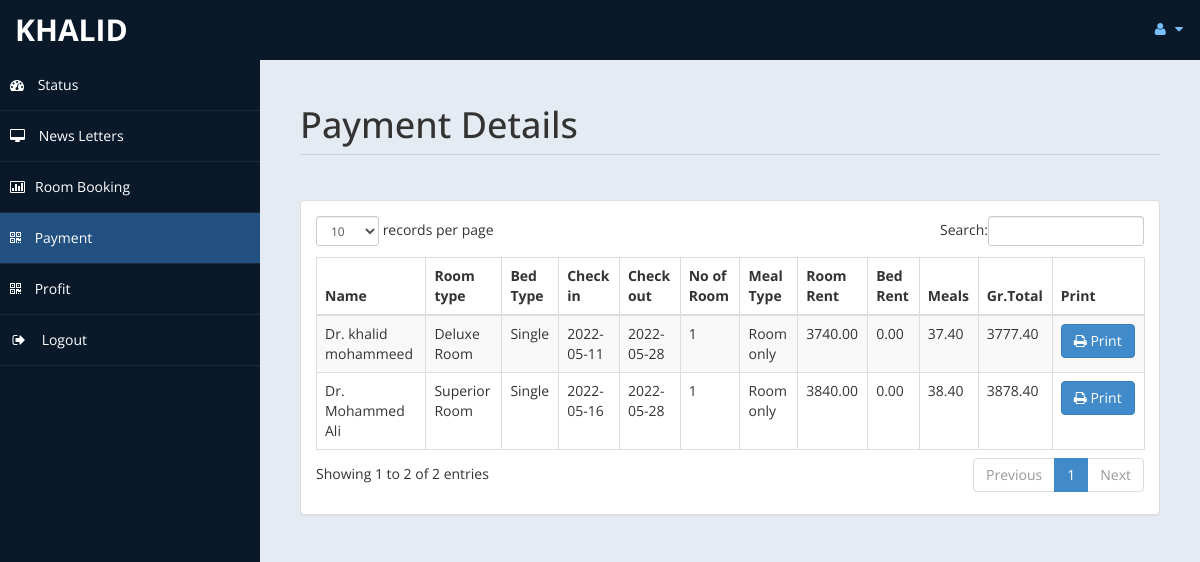
The app's page /admin/payment.php (signed in) with its own data.
### tables this page shows
CREATE TABLE `payment` (
  `id` int(11) DEFAULT NULL,
  `title` varchar(5) DEFAULT NULL,
  `fname` varchar(30) DEFAULT NULL,
  `lname` varchar(30) DEFAULT NULL,
  `troom` varchar(30) DEFAULT NULL,
  `tbed` varchar(30) DEFAULT NULL,
  `nroom` int(11) DEFAULT NULL,
  `cin` date DEFAULT NULL,
  `cout` date DEFAULT NULL,
  `ttot` double(8,2) DEFAULT NULL,
  `fintot` double(8,2) DEFAULT NULL,
  `mepr` double(8,2) DEFAULT NULL,
  `meal` varchar(30) DEFAULT NULL,
  `btot` double(8,2) DEFAULT NULL,
  `noofdays` int(11) DEFAULT NULL
);

### admin/payment.php (the view, shortened to what this page needs)
<!DOCTYPE html>
<html xmlns="http://www.w3.org/1999/xhtml">
<head>
    <link href="assets/css/bootstrap.css" rel="stylesheet" />
    <link href="assets/css/font-awesome.css" rel="stylesheet" />
    <link href="assets/css/custom-styles.css" rel="stylesheet" />
    <link href="assets/js/dataTables/dataTables.bootstrap.css" rel="stylesheet" />
</head>
<body>
    <div id="wrapper">
        <nav class="navbar navbar-default top-navbar" role="navigation">
            <div class="navbar-header">
                <a class="navbar-brand" href="home.php"><?php echo $_SESSION["user"]; ?> </a>
            </div>
            <ul class="nav navbar-top-links navbar-right">
                <li class="dropdown">
                    <a class="dropdown-toggle" data-toggle="dropdown" href="#" aria-expanded="false">
                        <i class="fa fa-user fa-fw"></i> <i class="fa fa-caret-down"></i>
                    </a>
                </li>
            </ul>
        </nav>
        <nav class="navbar-default navbar-side" role="navigation">
            <div class="sidebar-collapse">
                <ul class="nav" id="main-menu">
                    <li>
                        <a href="home.php"><i class="fa fa-dashboard"></i> Status</a>
                    </li>
                    <li>
                        <a  href="messages.php"><i class="fa fa-desktop"></i> News Letters</a>
                    </li>
					<li>
                        <a href="roombook.php"><i class="fa fa-bar-chart-o"></i>Room Booking</a>
                    </li>
                    <li>
                        <a class="active-menu" href="payment.php"><i class="fa fa-qrcode"></i> Payment</a>
                    </li>
                    <li>
                        <a  href="profit.php"><i class="fa fa-qrcode"></i> Profit</a>
                    </li>
                    <li>
                        <a href="logout.php" ><i class="fa fa-sign-out fa-fw"></i> Logout</a>
                    </li>
            </div>
        </nav>
        <div id="page-wrapper" >
            <div id="page-inner">
			 <div class="row">
                    <div class="col-md-12">
                        <h1 class="page-header">
                           Payment Details<small> </small>
                        </h1>
                    </div>
                </div>
            <div class="row">
                <div class="col-md-12">
                    <div class="panel panel-default">
                        <div class="panel-body">
                            <div class="table-responsive">
                                <table class="table table-striped table-bordered table-hover" id="dataTables-example">
                                    <thead>
                                        <tr>
                                            <th>Name</th>
											<th>Room type</th>
                                            <th>Bed Type</th>
                                            <th>Check in</th>
											<th>Check out</th>
											<th>No of Room</th>
											<th>Meal Type</th>
                                            <th>Room Rent</th>
											<th>Bed Rent</th>
											<th>Meals </th>
											<th>Gr.Total</th>
											<th>Print</th>
                                        </tr>
                                    </thead>
                                    <tbody>
									<?php
										include ('db.php');
										$sql="select * from payment";
										$re = mysqli_query($con,$sql);
										while($row = mysqli_fetch_array($re))
										{
											$id = $row['id'];
											if($id % 2 ==1 )
											{
												echo"<tr class='gradeC'>
													<td>".$row['title']." ".$row['fname']." ".$row['lname']."</td>
													<td>".$row['troom']."</td>
													<td>".$row['tbed']."</td>
													<td>".$row['cin']."</td>
													<td>".$row['cout']."</td>
													<td>".$row['nroom']."</td>
													<td>".$row['meal']."</td>
													<td>".$row['ttot']."</td>
													<td>".$row['mepr']."</td>
													<td>".$row['btot']."</td>
													<td>".$row['fintot']."</td>
													<td><a href=print.php?pid=".$id ." <button class='btn btn-primary'> <i class='fa fa-print' ></i> Print</button></td>
													</tr>";
											}
											else
											{
												echo"<tr class='gradeU'>
													<td>".$row['title']." ".$row['fname']." ".$row['lname']."</td>
													<td>".$row['troom']."</td>
													<td>".$row['tbed']."</td>
													<td>".$row['cin']."</td>
													<td>".$row['cout']."</td>
													<td>".$row['nroom']."</td>
													<td>".$row['meal']."</td>
													<td>".$row['ttot']."</td>
													<td>".$row['mepr']."</td>
													<td>".$row['btot']."</td>
													<td>".$row['fintot']."</td>
													<td><a href=print.php?pid=".$id ." <button class='btn btn-primary'> <i class='fa fa-print' ></i> Print</button></td>
													</tr>";
											}
										}
									?>
                                    </tbody>
                                </table>
                            </div>
                        </div>
                    </div>
                </div>
            </div>
                </div>
            </div>
    </div>
</body>
</html>

### admin/assets/css/custom-styles.css (style rules this page uses)
body { font-family: 'Open Sans', sans-serif; }
#wrapper { width: 100%; background:#09192A; }
#page-wrapper { padding: 15px 15px; min-height: 600px; background:#E5EBF2; }
#page-inner { width:100%; margin:10px 20px 10px 0px; background-color:transparent; padding:10px; min-height:1200px; }
h1, .h1, h2, .h2, h3, .h3 { margin-top: 7px; margin-bottom: -5px; }
.page-header { padding-bottom: 9px; margin: 10px 0 45px; border-bottom: 1px solid #C7D1DD; }
.top-navbar { margin:0px; }
.top-navbar .navbar-brand { color: #fff; width: 260px; text-align: left; height: 60px; font-size: 30px; font-weight: 700; text-transform: uppercase; line-height: 30px; }
.top-navbar .nav > li { position: relative; display: inline-block; }
.top-navbar .nav > li > a { position: relative; display: block; padding: 19px 15px; color: #77C0FD; }
.active-menu { background-color:#225081!important; }
.sidebar-collapse , .sidebar-collapse .nav { background:none; }
.sidebar-collapse .nav { padding:0; }
.sidebar-collapse .nav > li > a { color:#fff; background:transparent; text-shadow:none; }
.sidebar-collapse > .nav > li > a { padding:15px 10px; }
.sidebar-collapse > .nav > li { border-bottom: 1px solid rgba(107, 108, 109, 0.19); }
.navbar-side { border:none; background-color: transparent; }
.top-navbar { background:#09192A; border-bottom:none; }
.top-navbar .nav > li > a > i { margin-right: 2px; }
.navbar-default { border:0px solid black; }
.navbar-header { background: #09192A; }
.nav > li > a > i { margin-right:10px; }
@media (min-width:768px) { #page-wrapper { margin: 0 0 0 260px; padding: 15px 30px; min-height: 1200px; } }
@media (min-width:768px) { .navbar-side { z-index: 1; position: absolute; width: 260px; } }
@media (min-width:768px) { .navbar { border-radius: 0px; } }

### records on screen
payment: title "Dr.", fname "khalid", lname "mohammeed", troom "Deluxe Room", tbed "Single", cin "2022-05-11", cout "2022-05-28", nroom "1", meal "Room only", ttot "3740.00", mepr "0.00", btot "37.40", fintot "3777.40"
payment: title "Dr.", fname "Mohammed", lname "Ali", troom "Superior Room", tbed "Single", cin "2022-05-16", cout "2022-05-28", nroom "1", meal "Room only", ttot "3840.00", mepr "0.00", btot "38.40", fintot "3878.40"

### other values on screen
$_SESSION["user"] "KHALID"
